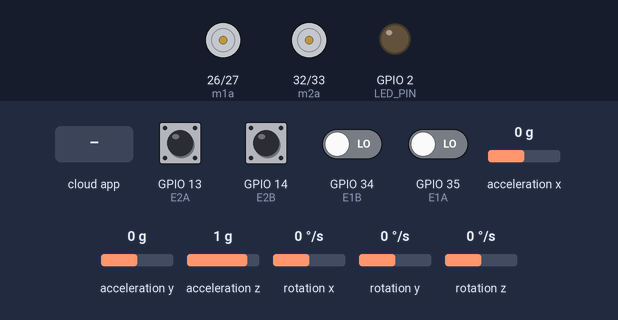
This sketch was run on a simulated ESP32. Shown: motor-driver pin pairs drawn as motors (green arrow = first pin HIGH = forward, orange = second pin HIGH = backward, longer = more drive), output pins drawn as LEDs (lit = HIGH). Wiring (inferred from the names in the program): MPU-6050 motion sensor at I2C address 0x68. The inputs (shaded band) are chosen by the test bench; at power-on: GPIO 13 (E2A), GPIO 14 (E2B) HIGH, GPIO 34 (E1B), GPIO 35 (E1A) LOW, acceleration x 0 g, acceleration y 0 g, acceleration z 1 g, rotation x 0 °/s, rotation y 0 °/s, rotation z 0 °/s. The ROS host is connected and sends only what is stated; what the sketch prints to the serial monitor is not drawn.

Above: at 5.3 s.
5.4 s: the phone or cloud app sets linear.x to -100
At 5.8 s:
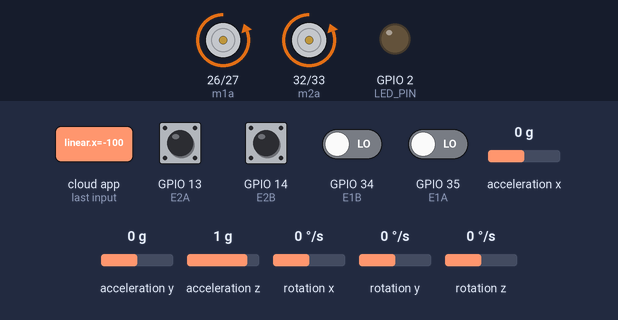
7.9 s: the phone or cloud app sets linear.x to 100
At 8.7 s:
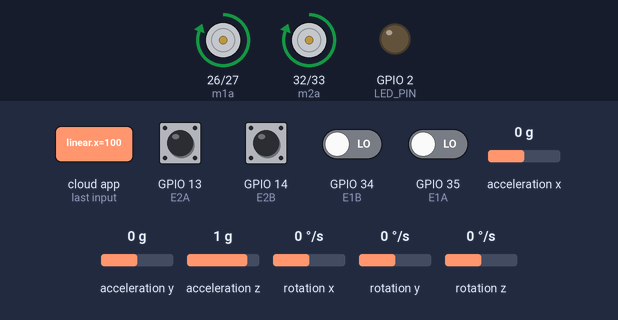
Timing chart, 0 to 10.9 s (numbered marks = the images above; inputs shaded):
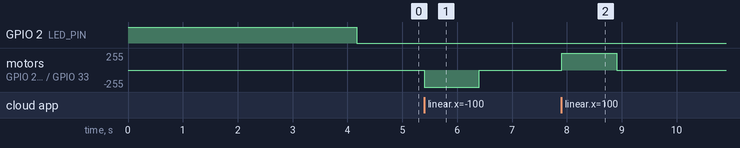

The sketch:

uros_teleop_diff_enc_imu_motor.ino
```cpp
#include "network_config.h"

// =====================================================
// ESP32 micro-ROS (WiFi) differential drive robot
//
// Subscribes : /cmd_vel        geometry_msgs/Twist
// Publishes  : /imu/data_raw   sensor_msgs/Imu          (50 Hz)
//              /wheel_ticks    std_msgs/Int32MultiArray (20 Hz)
//                              data[0] = left ticks, data[1] = right ticks
//
// Motor driver : MDD3A
// Encoder 1 (left)  : A=GPIO35, B=GPIO34
// Encoder 2 (right) : A=GPIO13, B=GPIO14
// MPU6050 (I2C)     : SDA=GPIO21, SCL=GPIO22
// =====================================================

#include <micro_ros_arduino.h>
#include <Wire.h>

#include <stdio.h>
#include <rcl/rcl.h>
#include <rcl/error_handling.h>
#include <rclc/rclc.h>
#include <rclc/executor.h>
#include <rmw_microros/rmw_microros.h>

#include <geometry_msgs/msg/twist.h>
#include <sensor_msgs/msg/imu.h>
#include <std_msgs/msg/int32_multi_array.h>

// -----------------------------------------------------
// WiFi
// -----------------------------------------------------
char ssid[] = ROBOT_WIFI_SSID;
char password[] = ROBOT_WIFI_PASSWORD;
char agent_ip[] = ROBOT_AGENT_IP;   // IP of the PC running the micro-ROS agent
const uint16_t agent_port = ROBOT_AGENT_PORT;

// -----------------------------------------------------
// micro-ROS objects
// -----------------------------------------------------
rcl_subscription_t cmd_sub;
rcl_publisher_t imu_pub;
rcl_publisher_t ticks_pub;
rcl_timer_t imu_timer;
rcl_timer_t ticks_timer;

geometry_msgs__msg__Twist cmd_msg;
sensor_msgs__msg__Imu imu_msg;
std_msgs__msg__Int32MultiArray ticks_msg;
int32_t ticks_data[2];

rclc_executor_t executor;
rclc_support_t support;
rcl_allocator_t allocator;
rcl_node_t node;

#define RCCHECK(fn)                 \
  {                                 \
    rcl_ret_t temp_rc = fn;         \
    if ((temp_rc != RCL_RET_OK)) {  \
      error_loop();                 \
    }                               \
  }
#define RCSOFTCHECK(fn)             \
  {                                 \
    rcl_ret_t temp_rc = fn;         \
    (void)temp_rc;                  \
  }

// -----------------------------------------------------
// Robot parameters
// -----------------------------------------------------
const float WHEEL_BASE       = 0.355f;  // meters
const float MAX_LINEAR_SPEED = 0.5f;    // m/s at full PWM
const int   MAX_PWM          = 255;

// -----------------------------------------------------
// MDD3A pins
// -----------------------------------------------------
const int m1a = 26;
const int m1b = 27;
const int m2a = 32;
const int m2b = 33;

const int PWM_FREQ = 20000;
const int PWM_RES  = 8;

// -----------------------------------------------------
// Encoders
// -----------------------------------------------------
const int E1A = 35, E1B = 34;   // left  (no internal pull-ups on 34/35)
const int E2A = 13, E2B = 14;   // right

// Flip to -1 if a wheel counts backwards when the robot drives forward
const int ENC1_SIGN = 1;
const int ENC2_SIGN = -1;       // right encoder faces the opposite way

volatile long ticks1 = 0;
volatile long ticks2 = 0;
volatile uint8_t prev1 = 0;
volatile uint8_t prev2 = 0;

// Quadrature lookup table (4x decoding): index = (prev << 2) | current
const int8_t QEM[16] = {0, -1, 1, 0,  1, 0, 0, -1,  -1, 0, 0, 1,  0, 1, -1, 0};

void IRAM_ATTR isr1() {
  uint8_t cur = (digitalRead(E1A) << 1) | digitalRead(E1B);
  ticks1 += QEM[(prev1 << 2) | cur];
  prev1 = cur;
}

void IRAM_ATTR isr2() {
  uint8_t cur = (digitalRead(E2A) << 1) | digitalRead(E2B);
  ticks2 += QEM[(prev2 << 2) | cur];
  prev2 = cur;
}

// -----------------------------------------------------
// MPU6050
// -----------------------------------------------------
const uint8_t MPU_ADDR = 0x68;
const float G_TO_MS2   = 9.80665f;
const float DEG_TO_RAD_F = 0.01745329252f;
bool mpu_ok = false;
float gx_bias = 0, gy_bias = 0, gz_bias = 0;   // rad/s

// -----------------------------------------------------
// Safety timeout
// -----------------------------------------------------
unsigned long last_cmd_time = 0;
const unsigned long CMD_TIMEOUT = 1000;  // ms (WiFi is less steady than USB)

#define LED_PIN 2

// =====================================================
void error_loop() {
  while (1) {
    digitalWrite(LED_PIN, !digitalRead(LED_PIN));
    delay(100);
  }
}

// =====================================================
// Motors
// =====================================================
void setMotor1(int speed) {
  speed = constrain(speed, -255, 255);
  if (speed > 0)      { ledcWrite(m1a, speed); ledcWrite(m1b, 0); }
  else if (speed < 0) { ledcWrite(m1a, 0);     ledcWrite(m1b, -speed); }
  else                { ledcWrite(m1a, 0);     ledcWrite(m1b, 0); }
}

void setMotor2(int speed) {
  speed = constrain(speed, -255, 255);
  if (speed > 0)      { ledcWrite(m2a, speed); ledcWrite(m2b, 0); }
  else if (speed < 0) { ledcWrite(m2a, 0);     ledcWrite(m2b, -speed); }
  else                { ledcWrite(m2a, 0);     ledcWrite(m2b, 0); }
}

void stopMotors() {
  setMotor1(0);
  setMotor2(0);
}

// =====================================================
// MPU6050 helpers
// =====================================================
int16_t read16() {
  int16_t hi = Wire.read();
  return (hi << 8) | Wire.read();
}

bool mpuInit() {
  Wire.begin(21, 22);
  Wire.setClock(400000);

  Wire.beginTransmission(MPU_ADDR);
  Wire.write(0x6B); Wire.write(0x00);          // wake up
  if (Wire.endTransmission() != 0) return false;

  Wire.beginTransmission(MPU_ADDR);
  Wire.write(0x1A); Wire.write(0x03);          // DLPF ~44 Hz
  Wire.endTransmission();
  return true;
}

// Reads raw accel (g) and gyro (rad/s, bias not removed)
bool mpuRead(float &ax, float &ay, float &az, float &gx, float &gy, float &gz) {
  Wire.beginTransmission(MPU_ADDR);
  Wire.write(0x3B);
  if (Wire.endTransmission(false) != 0) return false;
  if (Wire.requestFrom(MPU_ADDR, (uint8_t)14, (uint8_t)true) != 14) return false;

  ax = read16() / 16384.0f;
  ay = read16() / 16384.0f;
  az = read16() / 16384.0f;
  read16();                                    // temperature
  gx = read16() / 131.0f * DEG_TO_RAD_F;
  gy = read16() / 131.0f * DEG_TO_RAD_F;
  gz = read16() / 131.0f * DEG_TO_RAD_F;
  return true;
}

// Average gyro at rest -> bias. Keep the robot still during boot.
void calibrateGyro() {
  const int N = 300;
  double sx = 0, sy = 0, sz = 0;
  int good = 0;
  for (int i = 0; i < N; i++) {
    float ax, ay, az, gx, gy, gz;
    if (mpuRead(ax, ay, az, gx, gy, gz)) {
      sx += gx; sy += gy; sz += gz; good++;
    }
    delay(5);
  }
  if (good > 0) {
    gx_bias = sx / good;
    gy_bias = sy / good;
    gz_bias = sz / good;
  }
}

// =====================================================
// Timestamp helper (uses agent time if synced)
// =====================================================
void stampNow(builtin_interfaces__msg__Time &t) {
  int64_t ns = rmw_uros_epoch_nanos();
  t.sec = (int32_t)(ns / 1000000000LL);
  t.nanosec = (uint32_t)(ns % 1000000000LL);
}

// =====================================================
// Callbacks
// =====================================================
void cmd_vel_callback(const void *msgin) {
  const geometry_msgs__msg__Twist *twist_msg =
      (const geometry_msgs__msg__Twist *)msgin;

  float linear_x  = (float)twist_msg->linear.x;
  float angular_z = (float)twist_msg->angular.z;

  float left_mps  = linear_x - (angular_z * WHEEL_BASE / 2.0f);
  float right_mps = linear_x + (angular_z * WHEEL_BASE / 2.0f);

  int left_pwm  = (int)((left_mps  / MAX_LINEAR_SPEED) * MAX_PWM);
  int right_pwm = (int)((right_mps / MAX_LINEAR_SPEED) * MAX_PWM);

  left_pwm  = constrain(left_pwm,  -MAX_PWM, MAX_PWM);
  right_pwm = constrain(right_pwm, -MAX_PWM, MAX_PWM);

  setMotor1(left_pwm);
  setMotor2(right_pwm);

  last_cmd_time = millis();
}

void imu_timer_callback(rcl_timer_t *timer, int64_t last_call_time) {
  (void)last_call_time;
  if (timer == NULL || !mpu_ok) return;

  float ax, ay, az, gx, gy, gz;
  if (!mpuRead(ax, ay, az, gx, gy, gz)) return;

  stampNow(imu_msg.header.stamp);

  imu_msg.linear_acceleration.x = ax * G_TO_MS2;
  imu_msg.linear_acceleration.y = ay * G_TO_MS2;
  imu_msg.linear_acceleration.z = az * G_TO_MS2;

  imu_msg.angular_velocity.x = gx - gx_bias;
  imu_msg.angular_velocity.y = gy - gy_bias;
  imu_msg.angular_velocity.z = gz - gz_bias;

  RCSOFTCHECK(rcl_publish(&imu_pub, &imu_msg, NULL));
}

void ticks_timer_callback(rcl_timer_t *timer, int64_t last_call_time) {
  (void)last_call_time;
  if (timer == NULL) return;

  ticks_data[0] = (int32_t)(ENC1_SIGN * ticks1);   // left
  ticks_data[1] = (int32_t)(ENC2_SIGN * ticks2);   // right

  RCSOFTCHECK(rcl_publish(&ticks_pub, &ticks_msg, NULL));
}

// =====================================================
// Setup
// =====================================================
void setup() {
  pinMode(LED_PIN, OUTPUT);
  digitalWrite(LED_PIN, HIGH);

  Serial.begin(115200);   // USB serial is free now (WiFi transport)
  delay(200);
  Serial.print("Reset reason: ");
  Serial.println((int)esp_reset_reason());

  // ---- PWM / motors ----
  ledcAttach(m1a, PWM_FREQ, PWM_RES);
  ledcAttach(m1b, PWM_FREQ, PWM_RES);
  ledcAttach(m2a, PWM_FREQ, PWM_RES);
  ledcAttach(m2b, PWM_FREQ, PWM_RES);
  stopMotors();

  // ---- Encoders ----
  pinMode(E1A, INPUT); pinMode(E1B, INPUT);              // 34/35: no pull-ups
  pinMode(E2A, INPUT_PULLUP); pinMode(E2B, INPUT_PULLUP);
  prev1 = (digitalRead(E1A) << 1) | digitalRead(E1B);
  prev2 = (digitalRead(E2A) << 1) | digitalRead(E2B);
  attachInterrupt(digitalPinToInterrupt(E1A), isr1, CHANGE);
  attachInterrupt(digitalPinToInterrupt(E1B), isr1, CHANGE);
  attachInterrupt(digitalPinToInterrupt(E2A), isr2, CHANGE);
  attachInterrupt(digitalPinToInterrupt(E2B), isr2, CHANGE);

  // ---- MPU6050 (calibrate while robot is still) ----
  mpu_ok = mpuInit();
  if (mpu_ok) {
    Serial.println("MPU6050 OK, calibrating gyro (keep robot still)...");
    calibrateGyro();
    Serial.println("Gyro calibrated.");
  } else {
    Serial.println("MPU6050 NOT found - IMU topic will not publish");
  }

  // ---- micro-ROS over WiFi ----
  set_microros_wifi_transports(ssid, password, agent_ip, agent_port);
  delay(2000);

  allocator = rcl_get_default_allocator();
  RCCHECK(rclc_support_init(&support, 0, NULL, &allocator));
  RCCHECK(rclc_node_init_default(&node, "esp32_robot_node", "", &support));

  // Sync time with the agent (for message timestamps)
  rmw_uros_sync_session(1000);

  // ---- Subscriber: /cmd_vel ----
  RCCHECK(rclc_subscription_init_default(
      &cmd_sub, &node,
      ROSIDL_GET_MSG_TYPE_SUPPORT(geometry_msgs, msg, Twist),
      "/cmd_vel"));

  // ---- Publisher: /imu/data_raw (best effort) ----
  RCCHECK(rclc_publisher_init_best_effort(
      &imu_pub, &node,
      ROSIDL_GET_MSG_TYPE_SUPPORT(sensor_msgs, msg, Imu),
      "/imu/data_raw"));

  // ---- Publisher: /wheel_ticks ----
  RCCHECK(rclc_publisher_init_best_effort(
      &ticks_pub, &node,
      ROSIDL_GET_MSG_TYPE_SUPPORT(std_msgs, msg, Int32MultiArray),
      "/wheel_ticks"));

  // ---- Static message setup (no dynamic memory) ----
  static char frame_id[] = "imu_link";
  imu_msg.header.frame_id.data = frame_id;
  imu_msg.header.frame_id.size = strlen(frame_id);
  imu_msg.header.frame_id.capacity = sizeof(frame_id);

  imu_msg.orientation_covariance[0] = -1;   // -1 = orientation not provided
  for (int i = 0; i < 9; i++) {
    imu_msg.angular_velocity_covariance[i]    = 0;
    imu_msg.linear_acceleration_covariance[i] = 0;
  }
  imu_msg.angular_velocity_covariance[0]    = 0.0004;
  imu_msg.angular_velocity_covariance[4]    = 0.0004;
  imu_msg.angular_velocity_covariance[8]    = 0.0004;
  imu_msg.linear_acceleration_covariance[0] = 0.01;
  imu_msg.linear_acceleration_covariance[4] = 0.01;
  imu_msg.linear_acceleration_covariance[8] = 0.01;

  ticks_msg.data.data = ticks_data;
  ticks_msg.data.size = 2;
  ticks_msg.data.capacity = 2;
  ticks_msg.layout.dim.data = NULL;
  ticks_msg.layout.dim.size = 0;
  ticks_msg.layout.dim.capacity = 0;
  ticks_msg.layout.data_offset = 0;

  // ---- Timers ----
  RCCHECK(rclc_timer_init_default(
      &imu_timer, &support, RCL_MS_TO_NS(20), imu_timer_callback));    // 50 Hz
  RCCHECK(rclc_timer_init_default(
      &ticks_timer, &support, RCL_MS_TO_NS(50), ticks_timer_callback)); // 20 Hz

  // ---- Executor: 1 subscription + 2 timers = 3 handles ----
  RCCHECK(rclc_executor_init(&executor, &support.context, 3, &allocator));
  RCCHECK(rclc_executor_add_subscription(
      &executor, &cmd_sub, &cmd_msg, &cmd_vel_callback, ON_NEW_DATA));
  RCCHECK(rclc_executor_add_timer(&executor, &imu_timer));
  RCCHECK(rclc_executor_add_timer(&executor, &ticks_timer));

  digitalWrite(LED_PIN, LOW);
  Serial.println("micro-ROS ready.");
}

// =====================================================
// Loop
// =====================================================
void loop() {
  if (millis() - last_cmd_time > CMD_TIMEOUT) {
    stopMotors();
  }
  RCSOFTCHECK(rclc_executor_spin_some(&executor, RCL_MS_TO_NS(5)));
}
```

network_config.example.h
```cpp
#pragma once
#define ROBOT_WIFI_SSID "YOUR_WIFI_SSID"
#define ROBOT_WIFI_PASSWORD "YOUR_WIFI_PASSWORD"
#define ROBOT_AGENT_IP "192.168.1.100"
#define ROBOT_AGENT_PORT 8888
```

Measured:
- after the input at 5.4 s, motor on GPIO 26 (m1a) / GPIO 27 (m1b), motor on GPIO 32 (m2a) / GPIO 33 (m2b): stopped → backward 255/255 at once, → stopped 1.0 s later
- after the input at 7.9 s, motor on GPIO 26 (m1a) / GPIO 27 (m1b), motor on GPIO 32 (m2a) / GPIO 33 (m2b): stopped → forward 255/255 at once, → stopped 1.0 s later
